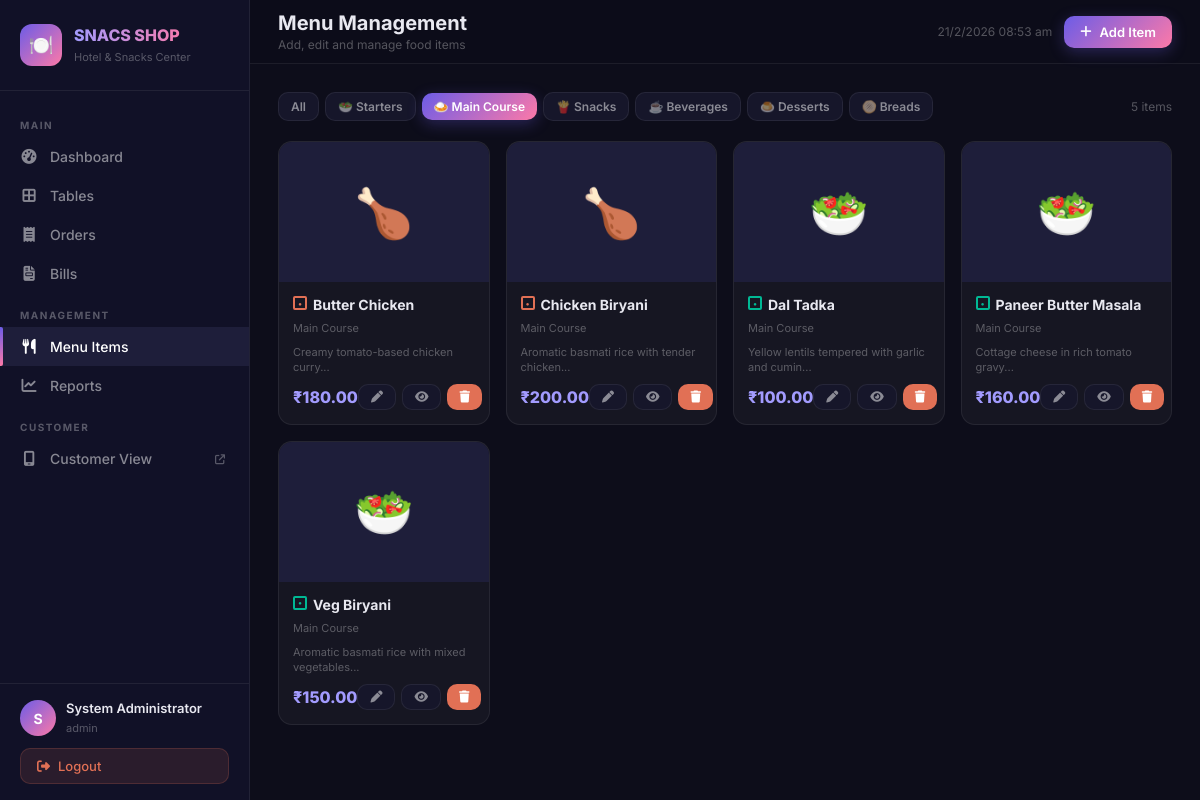
The app's page /admin/menu.php?cat=2 (signed in) with its own data.
### tables this page shows
CREATE TABLE `menu_categories` (
  `id` INT(11) NOT NULL AUTO_INCREMENT,
  `name` VARCHAR(100) NOT NULL,
  `icon` VARCHAR(50) DEFAULT '🍽️',
  `sort_order` INT(11) NOT NULL DEFAULT 0,
  `is_active` TINYINT(1) NOT NULL DEFAULT 1,
  PRIMARY KEY (`id`)
);

CREATE TABLE `menu_items` (
  `id` INT(11) NOT NULL AUTO_INCREMENT,
  `category_id` INT(11) NOT NULL,
  `name` VARCHAR(200) NOT NULL,
  `description` TEXT DEFAULT NULL,
  `price` DECIMAL(10,2) NOT NULL,
  `image` VARCHAR(255) DEFAULT NULL,
  `is_veg` TINYINT(1) NOT NULL DEFAULT 1,
  `is_available` TINYINT(1) NOT NULL DEFAULT 1,
  `is_deleted` TINYINT(1) NOT NULL DEFAULT 0,
  `sort_order` INT(11) NOT NULL DEFAULT 0,
  `created_at` TIMESTAMP NOT NULL DEFAULT CURRENT_TIMESTAMP,
  `updated_at` TIMESTAMP NOT NULL DEFAULT CURRENT_TIMESTAMP ON UPDATE CURRENT_TIMESTAMP,
  PRIMARY KEY (`id`),
  KEY `category_id` (`category_id`),
  CONSTRAINT `fk_menu_category` FOREIGN KEY (`category_id`) REFERENCES `menu_categories` (`id`) ON DELETE CASCADE
);

### config/database.php (called while the page is built, shortened)
<?php
class Database {
    private static $instance = null;
    private $pdo;
    private function __construct() {
        $dsn = "mysql:host=" . DB_HOST . ";dbname=" . DB_NAME . ";charset=" . DB_CHARSET;
        $options = [
            PDO::ATTR_ERRMODE            => PDO::ERRMODE_EXCEPTION,
            PDO::ATTR_DEFAULT_FETCH_MODE => PDO::FETCH_ASSOC,
            PDO::ATTR_EMULATE_PREPARES   => false,
        ];
        try {
            $this->pdo = new PDO($dsn, DB_USER, DB_PASS, $options);
        } catch (PDOException $e) {
            die(json_encode(['error' => 'Database connection failed: ' . $e->getMessage()]));
        }
    }
    public static function getInstance() {
        if (self::$instance === null) {
            self::$instance = new self();
        }
        return self::$instance;
    }
    public function query($sql, $params = []) {
        $stmt = $this->pdo->prepare($sql);
        $stmt->execute($params);
        return $stmt;
    }
    public function fetchAll($sql, $params = []) {
        return $this->query($sql, $params)->fetchAll();
    }
}
function db() {
    return Database::getInstance();
}

### config/config.php (called while the page is built, shortened)
<?php
require_once __DIR__ . '/database.php';
function formatCurrency($amount) {
    return CURRENCY . number_format($amount, 2);
}

### admin/menu.php (the view, shortened to what this page needs)
<?php
require_once __DIR__ . '/../config/config.php';
$topbarActions = '<a href="javascript:void(0)" onclick="openAddItemModal()" class="topbar-btn btn-primary"><i class="fa fa-plus"></i> Add Item</a>';
$categories = db()->fetchAll("SELECT * FROM menu_categories WHERE is_active=1 ORDER BY sort_order");
$selectedCat = isset($_GET['cat']) ? (int)$_GET['cat'] : 0;
$sql = "SELECT m.*, c.name as category_name FROM menu_items m JOIN menu_categories c ON m.category_id=c.id WHERE m.is_deleted=0";
$params = [];
if ($selectedCat) { $sql .= " AND m.category_id=?"; $params[] = $selectedCat; }
$sql .= " ORDER BY c.sort_order, m.sort_order, m.name";
$items = db()->fetchAll($sql, $params);
include __DIR__ . '/partials/header.php';
?>
<div style="display:flex;gap:6px;flex-wrap:wrap;margin-bottom:20px;align-items:center">
    <a href="menu.php" class="topbar-btn <?= $selectedCat?'btn-secondary':'btn-primary' ?> btn-sm">All</a>
    <?php foreach($categories as $c): ?>
    <a href="menu.php?cat=<?= $c['id'] ?>" class="topbar-btn <?= $selectedCat==$c['id']?'btn-primary':'btn-secondary' ?> btn-sm"><?= $c['icon'] ?> <?= $c['name'] ?></a>
    <?php endforeach; ?>
    <span style="margin-left:auto;color:var(--text-muted);font-size:12px"><?= count($items) ?> items</span>
</div>
<?php if (empty($items)): ?>
<div class="empty-state"><div class="empty-icon">🍽️</div><h3>No items found</h3><p>Add your first menu item using the button above.</p></div>
<?php else: ?>
<div class="menu-grid">
<?php foreach ($items as $item): ?>
<div class="menu-item-card <?= !$item['is_available']?'unavailable':'' ?>" id="item-<?= $item['id'] ?>">
    <div class="item-img">
        <?php if ($item['image'] && file_exists(UPLOAD_PATH . $item['image'])): ?>
        <img src="<?= UPLOAD_URL . $item['image'] ?>" alt="<?= htmlspecialchars($item['name']) ?>">
        <?php else: ?>
        <?= $item['is_veg'] ? '🥗' : '🍗' ?>
        <?php endif; ?>
    </div>
    <div class="item-body">
        <div style="display:flex;align-items:flex-start;gap:6px;margin-bottom:4px">
            <span class="veg-dot <?= $item['is_veg']?'veg':'nonveg' ?>"></span>
            <div class="item-name"><?= htmlspecialchars($item['name']) ?></div>
        </div>
        <div class="item-cat"><?= $item['category_name'] ?></div>
        <?php if ($item['description']): ?>
        <div style="font-size:11px;color:var(--text-muted);margin-bottom:8px;line-height:1.4"><?= htmlspecialchars(substr($item['description'],0,60)) ?>...</div>
        <?php endif; ?>
        <div class="item-footer">
            <div class="item-price"><?= formatCurrency($item['price']) ?></div>
            <div class="item-actions">
                <button class="topbar-btn btn-secondary btn-sm" onclick='editItem(<?= json_encode($item) ?>)' title="Edit"><i class="fa fa-pen"></i></button>
                <button class="topbar-btn btn-secondary btn-sm" onclick="toggleAvailability(<?= $item['id'] ?>, <?= $item['is_available'] ?>)" title="Toggle availability"><i class="fa fa-<?= $item['is_available']?'eye':'eye-slash' ?>"></i></button>
                <button class="topbar-btn btn-danger btn-sm" onclick="deleteItem(<?= $item['id'] ?>, '<?= addslashes($item['name']) ?>')" title="Delete"><i class="fa fa-trash"></i></button>
            </div>
        </div>
    </div>
</div>
<?php endforeach; ?>
</div>
<?php endif; ?>
<?php include __DIR__ . '/partials/footer.php'; ?>

### assets/css/admin.css (style rules this page uses)
:root { --primary: #6c5ce7; --primary-light: #a29bfe; --accent: #fd79a8; --success: #00b894; --warning: #fdcb6e; --danger: #e17055; --info: #74b9ff; --bg-dark: #0d0d1a; --bg-card: #16162a; --bg-sidebar: #111127; --bg-hover: #1e1e3a; --border: rgba(255,255,255,0.07); --text-primary: #e8e8f0; --text-secondary: rgba(255,255,255,0.5); --text-muted: rgba(255,255,255,0.3); --sidebar-width: 250px; --header-height: 64px; --border-radius: 12px; --shadow: 0 4px 24px rgba(0,0,0,0.3); --table-available: #2d3748; --table-unpaid: rgba(225,112,85,0.15); --table-paid: rgba(0,184,148,0.15); --table-unpaid-border: #e17055; --table-paid-border: #00b894; }
* { margin: 0; padding: 0; box-sizing: border-box; }
body { font-family: 'Inter', sans-serif; background: var(--bg-dark); color: var(--text-primary); min-height: 100vh; overflow-x: hidden; }
.topbar-btn { display: inline-flex; align-items: center; gap: 8px; padding: 8px 16px; border-radius: 10px; font-size: 13px; font-weight: 600; cursor: pointer; border: none; transition: all 0.2s; font-family: 'Inter', sans-serif; text-decoration: none; }
.btn-primary { background: linear-gradient(135deg, var(--primary), var(--accent)); color: #fff; box-shadow: 0 4px 15px rgba(108,92,231,0.3); }
.btn-secondary { background: var(--bg-card); color: var(--text-secondary); border: 1px solid var(--border); }
.btn-danger { background: var(--danger); color: #fff; }
.btn-sm { padding: 6px 12px; font-size: 12px; }
.menu-grid { display: grid; grid-template-columns: repeat(auto-fill, minmax(200px, 1fr)); gap: 16px; }
.menu-item-card { background: rgba(255,255,255,0.04); border: 1px solid var(--border); border-radius: 14px; overflow: hidden; transition: all 0.25s; position: relative; }
.menu-item-card .item-img { width: 100%; height: 140px; object-fit: cover; background: var(--bg-hover); display: flex; align-items: center; justify-content: center; font-size: 48px; }
.menu-item-card .item-body { padding: 14px; }
.menu-item-card .item-name { font-size: 14px; font-weight: 700; margin-bottom: 4px; }
.menu-item-card .item-cat { font-size: 11px; color: var(--text-muted); margin-bottom: 10px; }
.menu-item-card .item-footer { display: flex; align-items: center; justify-content: space-between; }
.menu-item-card .item-price { font-size: 16px; font-weight: 800; color: var(--primary-light); }
.menu-item-card .item-actions { display: flex; gap: 6px; }
.veg-dot { width: 14px; height: 14px; border: 2px solid; border-radius: 2px; display: inline-flex; align-items: center; justify-content: center; flex-shrink: 0; }
.veg-dot.veg { border-color: var(--success); }
.veg-dot.veg::after { content: '●'; color: var(--success); font-size: 6px; }
.veg-dot.nonveg { border-color: var(--danger); }
.veg-dot.nonveg::after { content: '●'; color: var(--danger); font-size: 6px; }

### records on screen
menu_categories: icon "🥗", name "Starters"
menu_categories: icon "🍛", name "Main Course"
menu_categories: icon "🍟", name "Snacks"
menu_categories: icon "☕", name "Beverages"
menu_categories: icon "🍮", name "Desserts"
menu_categories: icon "🫓", name "Breads"
menu_items: is_veg 0 (drawn), name "Butter Chicken", category.name "Main Course", description "Creamy tomato-based chicken curry", price "₹180.00", is_available 1 (drawn)
menu_items: is_veg 0 (drawn), name "Chicken Biryani", category.name "Main Course", description "Aromatic basmati rice with tender chicken", price "₹200.00", is_available 1 (drawn)
menu_items: is_veg 1 (drawn), name "Dal Tadka", category.name "Main Course", description "Yellow lentils tempered with garlic and cumin", price "₹100.00", is_available 1 (drawn)
menu_items: is_veg 1 (drawn), name "Paneer Butter Masala", category.name "Main Course", description "Cottage cheese in rich tomato gravy", price "₹160.00", is_available 1 (drawn)
menu_items: is_veg 1 (drawn), name "Veg Biryani", category.name "Main Course", description "Aromatic basmati rice with mixed vegetables", price "₹150.00", is_available 1 (drawn)

### other values on screen
APP_NAME "SNACS SHOP"
APP_TAGLINE "Hotel & Snacks Center"
substr($admin['full_name'] ?? 'A', 0, 1) "S"
$admin['full_name'] "System Administrator"
$admin['role'] "admin"
$pageTitle "Menu Management"
$pageSubtitle "Add, edit and manage food items"
count($items) "5"
